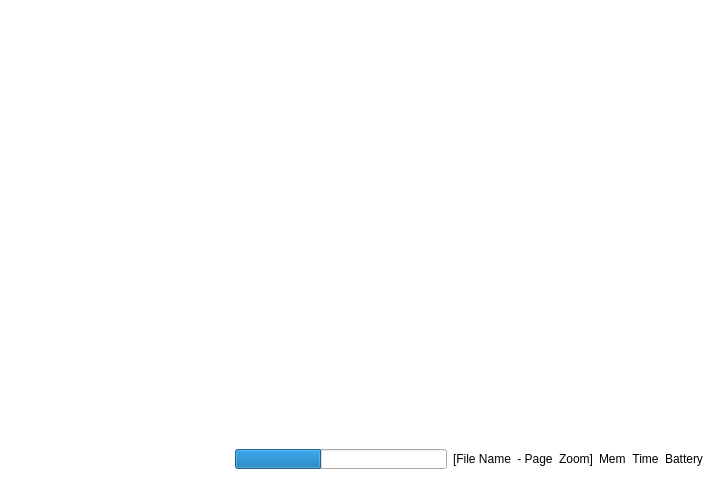
<?xml version="1.0" encoding="UTF-8"?>
<ui version="4.0">
 <class>screen</class>
 <widget class="QGraphicsView" name="screen">
  <property name="geometry">
   <rect>
    <x>0</x>
    <y>0</y>
    <width>720</width>
    <height>480</height>
   </rect>
  </property>
  <property name="minimumSize">
   <size>
    <width>720</width>
    <height>480</height>
   </size>
  </property>
  <property name="focusPolicy">
   <enum>Qt::NoFocus</enum>
  </property>
  <property name="frameShape">
   <enum>QFrame::NoFrame</enum>
  </property>
  <property name="verticalScrollBarPolicy">
   <enum>Qt::ScrollBarAlwaysOff</enum>
  </property>
  <property name="horizontalScrollBarPolicy">
   <enum>Qt::ScrollBarAlwaysOff</enum>
  </property>
  <property name="dragMode">
   <enum>QGraphicsView::ScrollHandDrag</enum>
  </property>
  <property name="optimizationFlags">
   <set>QGraphicsView::DontAdjustForAntialiasing|QGraphicsView::DontClipPainter|QGraphicsView::DontSavePainterState</set>
  </property>
  <layout class="QVBoxLayout" name="verticalLayout">
   <item>
    <spacer name="verticalSpacer">
     <property name="orientation">
      <enum>Qt::Vertical</enum>
     </property>
     <property name="sizeHint" stdset="0">
      <size>
       <width>20</width>
       <height>109</height>
      </size>
     </property>
    </spacer>
   </item>
   <item>
    <widget class="QFrame" name="frameThumb">
     <layout class="QHBoxLayout" name="horizontalLayout_2">
      <property name="margin">
       <number>0</number>
      </property>
      <item>
       <spacer name="horizontalSpacer">
        <property name="orientation">
         <enum>Qt::Horizontal</enum>
        </property>
        <property name="sizeHint" stdset="0">
         <size>
          <width>475</width>
          <height>20</height>
         </size>
        </property>
       </spacer>
      </item>
      <item>
       <widget class="QLabel" name="lbThumbMask"/>
      </item>
      <item>
       <widget class="QLabel" name="lbThumb">
        <property name="sizePolicy">
         <sizepolicy hsizetype="Fixed" vsizetype="Fixed">
          <horstretch>0</horstretch>
          <verstretch>0</verstretch>
         </sizepolicy>
        </property>
        <property name="minimumSize">
         <size>
          <width>148</width>
          <height>218</height>
         </size>
        </property>
        <property name="maximumSize">
         <size>
          <width>148</width>
          <height>218</height>
         </size>
        </property>
        <property name="frameShape">
         <enum>QFrame::NoFrame</enum>
        </property>
        <property name="text">
         <string/>
        </property>
        <property name="alignment">
         <set>Qt::AlignCenter</set>
        </property>
       </widget>
      </item>
     </layout>
    </widget>
   </item>
   <item>
    <widget class="QFrame" name="statusBar">
     <property name="sizePolicy">
      <sizepolicy hsizetype="Expanding" vsizetype="Fixed">
       <horstretch>0</horstretch>
       <verstretch>0</verstretch>
      </sizepolicy>
     </property>
     <property name="minimumSize">
      <size>
       <width>0</width>
       <height>20</height>
      </size>
     </property>
     <property name="maximumSize">
      <size>
       <width>16777215</width>
       <height>20</height>
      </size>
     </property>
     <layout class="QHBoxLayout" name="horizontalLayout">
      <property name="spacing">
       <number>6</number>
      </property>
      <property name="leftMargin">
       <number>6</number>
      </property>
      <property name="topMargin">
       <number>0</number>
      </property>
      <property name="rightMargin">
       <number>6</number>
      </property>
      <property name="bottomMargin">
       <number>0</number>
      </property>
      <item>
       <widget class="QLabel" name="lbMessage">
        <property name="sizePolicy">
         <sizepolicy hsizetype="Expanding" vsizetype="Preferred">
          <horstretch>0</horstretch>
          <verstretch>0</verstretch>
         </sizepolicy>
        </property>
        <property name="font">
         <font>
          <family>微软雅黑</family>
          <pointsize>8</pointsize>
          <weight>75</weight>
          <bold>true</bold>
         </font>
        </property>
        <property name="wordWrap">
         <bool>false</bool>
        </property>
       </widget>
      </item>
      <item>
       <widget class="QProgressBar" name="progress">
        <property name="maximumSize">
         <size>
          <width>16777215</width>
          <height>20</height>
         </size>
        </property>
        <property name="value">
         <number>41</number>
        </property>
        <property name="textVisible">
         <bool>false</bool>
        </property>
        <property name="format">
         <string/>
        </property>
       </widget>
      </item>
      <item>
       <widget class="QLabel" name="lbFile">
        <property name="text">
         <string>[File Name</string>
        </property>
        <property name="alignment">
         <set>Qt::AlignCenter</set>
        </property>
       </widget>
      </item>
      <item>
       <widget class="QLabel" name="lbPage">
        <property name="text">
         <string>- Page</string>
        </property>
        <property name="alignment">
         <set>Qt::AlignCenter</set>
        </property>
       </widget>
      </item>
      <item>
       <widget class="QLabel" name="lbZoom">
        <property name="text">
         <string>Zoom]</string>
        </property>
       </widget>
      </item>
      <item>
       <widget class="QLabel" name="lbMem">
        <property name="text">
         <string>Mem</string>
        </property>
       </widget>
      </item>
      <item>
       <widget class="QLabel" name="lbTime">
        <property name="text">
         <string>Time</string>
        </property>
        <property name="alignment">
         <set>Qt::AlignCenter</set>
        </property>
       </widget>
      </item>
      <item>
       <widget class="QLabel" name="lbBattery">
        <property name="text">
         <string>Battery</string>
        </property>
        <property name="alignment">
         <set>Qt::AlignCenter</set>
        </property>
       </widget>
      </item>
     </layout>
    </widget>
   </item>
  </layout>
 </widget>
 <layoutdefault spacing="6" margin="11"/>
 <resources/>
 <connections/>
</ui>
